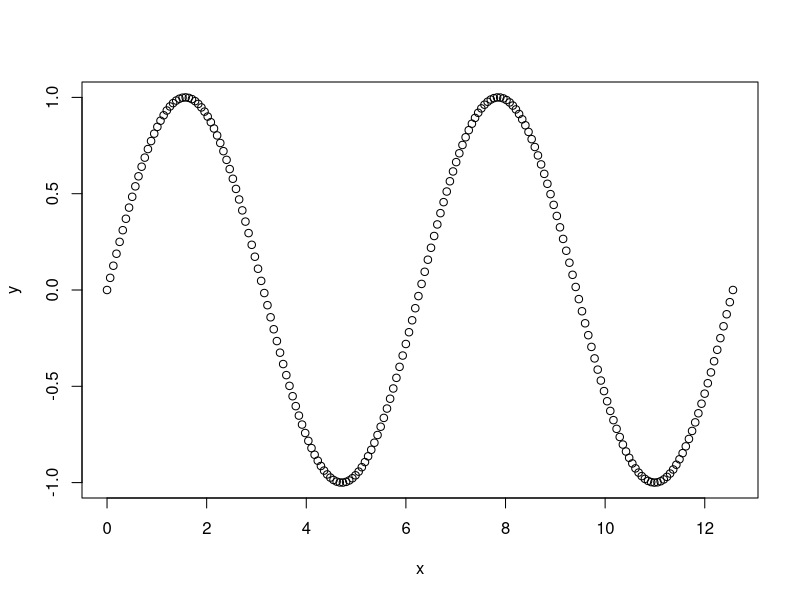

Write the R code that produced this figure.
## ---- chunk 1
x <- 1
 y = 2
 3 -> z
 x + y
 y *  z
 y / z
## ---- chunk 2
a <- 0:10 
print(a)

b <- 10:-4


print(b)

class(a)
str(a)

a[c(1,5,8)]

head(a,5)
tail(a,3)

## ---- chunk 3


c <- c(1:5, 10.5, 'red', 'yellow', 'green')
class(c)
str(c)



print(c)

d <- c(1:5, 10.5)

class(d)
str(d)
## ---- chunk 4
x<- seq(0, 4*pi, length.out = 200)
y= sin(x)

plot(x,y)

## ---- chunk 5


a<-c(3,-2,4,NA,-1,8,-4,9,NA, 11,3,8,NA)

a[!is.na(a)]

a <-c(2,3,-1,3,5,2,-3,1)

sum(a[a>0])

cat("The sum of positive value",sum(a[a>0]) )

## ---- chunk 6

m1 <- matrix(1:12, ncol =4, byrow = TRUE)
m1


m2 <- matrix(1:12, nrow =4)

m2
## ---- chunk 7

m1 <- matrix(1:20, ncol = 4)
m1[c(3,5), c(2,4)]


## ---- chunk 8

df <- data.frame(

gender = c("Male", "Male","Female"),

height = c(152, 171.5, 165),

weight = c(81,93, 78),

age =c(42,38,26),

row.names=c('Ally','Belinda','Alfred')

)

df

df$gender
df[df$gender == "Male"]



